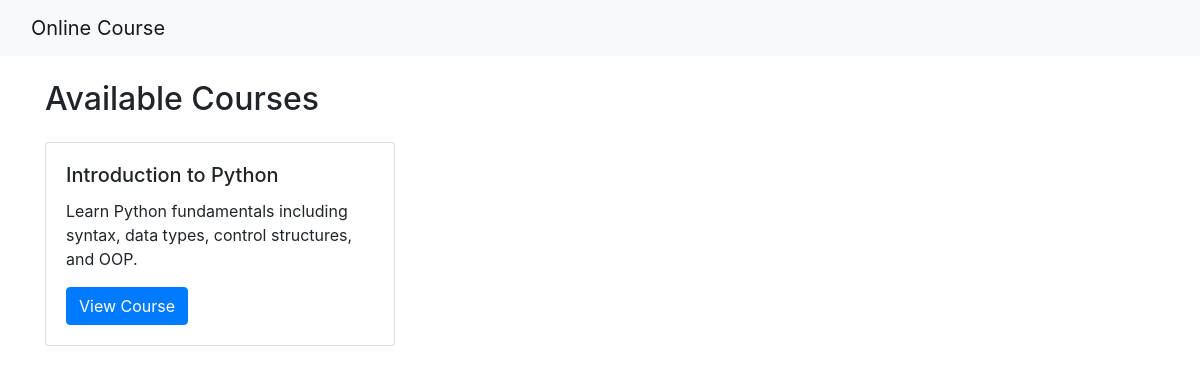
The page /onlinecourse/ on the database its author committed.
### onlinecourse/models.py (models this page shows, shortened)
class Course(models.Model):
    name = models.CharField(null=False, max_length=30, default='online course')
    image = models.ImageField(upload_to='course_images/', null=True, blank=True)
    description = models.CharField(max_length=1000)
    pub_date = models.DateField(null=True)
    instructors = models.ManyToManyField(Instructor)
    users = models.ManyToManyField(settings.AUTH_USER_MODEL, through='Enrollment')

### onlinecourse/views.py (the view)
# urls.py: path('', views.CourseListView.as_view(), name='index'),
class CourseListView(generic.ListView):
    template_name = 'onlinecourse/course_list.html'
    context_object_name = 'course_list'
    def get_queryset(self):
        return Course.objects.all()[:10]

### onlinecourse/templates/onlinecourse/course_list.html (shortened to what this page needs)
<!DOCTYPE html>
<html lang="en">
<head>
    <link rel="stylesheet" href="https://maxcdn.bootstrapcdn.com/bootstrap/4.5.2/css/bootstrap.min.css">
</head>
<body>
<nav class="navbar navbar-light bg-light">
    <div class="container-fluid">
        <a class="navbar-brand" href="{% url 'onlinecourse:index' %}">Online Course</a>
    </div>
</nav>
<div class="container mt-4">
    <h2>Available Courses</h2>
    <div class="row">
        {% for course in course_list %}
        <div class="col-md-4 mt-3">
            <div class="card">
                <div class="card-body">
                    <h5 class="card-title">{{ course.name }}</h5>
                    <p class="card-text">{{ course.description|truncatewords:20 }}</p>
                    <a href="{% url 'onlinecourse:course_details' course.id %}" class="btn btn-primary">View Course</a>
                </div>
            </div>
        </div>
        {% empty %}
        <p>No courses available.</p>
        {% endfor %}
    </div>
</div>
</body>
</html>

### rows shown on the page
Course: name "Introduction to Python", description "Learn Python fundamentals including syntax, data types, control structures, and OOP."
